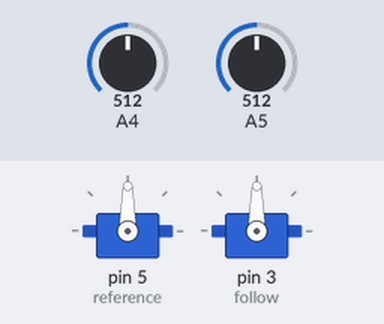
The sketch below on a simulated Arduino Uno, built with avr-gcc and run on an emulated ATmega328P. Shown: 2 × servo. The test bench sets the inputs (shaded band); at power-on: A4 = 512, A5 = 512.

Above: at 1.3 s.
1.4 s: A4 set to 716
At 2.7 s:
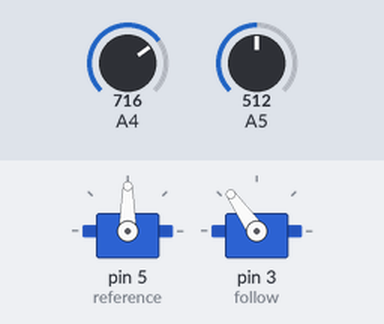
3.0 s: A4 set to 900
At 4.0 s:
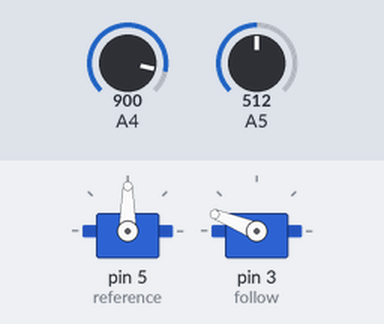
4.5 s: A4 set to 1023
At 5.2 s:
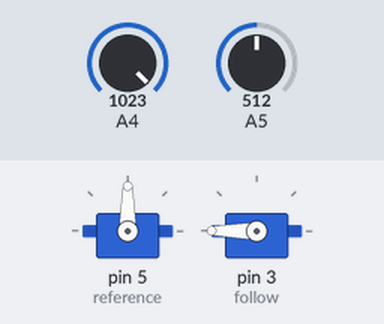
6.0 s: A4 set to 306
At 6.3 s:
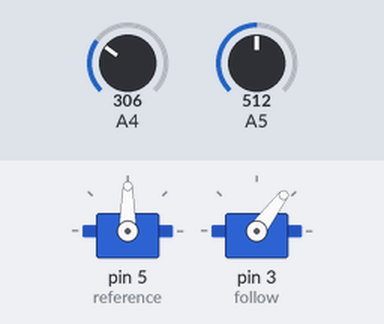
7.5 s: A4 set to 122
At 8.8 s:
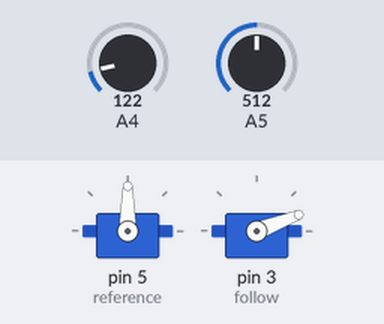
Timing chart, 0 to 10.0 s (numbered marks = the images above; inputs shaded):
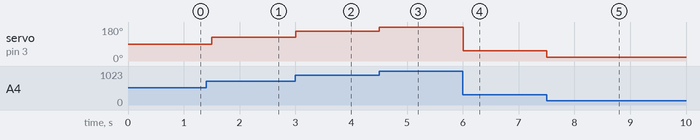

Measured:
- after the input at 1.4 s, servo on pin 3 (follow): 90° → 125° after 0.10 s
- after the input at 3.0 s, servo on pin 3 (follow): 125° → 158° at once
- after the input at 4.5 s, servo on pin 3 (follow): 158° → 180° at once
- after the input at 6.0 s, servo on pin 3 (follow): 180° → 53° at once
- after the input at 7.5 s, servo on pin 3 (follow): 53° → 21° at once

The sketch:

Servo_following.ino
```cpp
#include <Servo.h>

Servo reference;
Servo follow;


int pos_r = 0;    // variable to store the servo position
int pos_f=0;

void setup() {
  reference.attach(5);
  follow.attach(3);
  pinMode(A5,INPUT);
  pinMode(A4,INPUT);
}

void loop() {


  pos_r=analogRead(A5); //reference position
  pos_r=map(pos_r,0,1023,0,180);

    delay(500);

    pos_f=analogRead(A4); // Follower Position
    pos_f=map(pos_f,0,1023,0,180);
    follow.write(pos_f);


}
```
